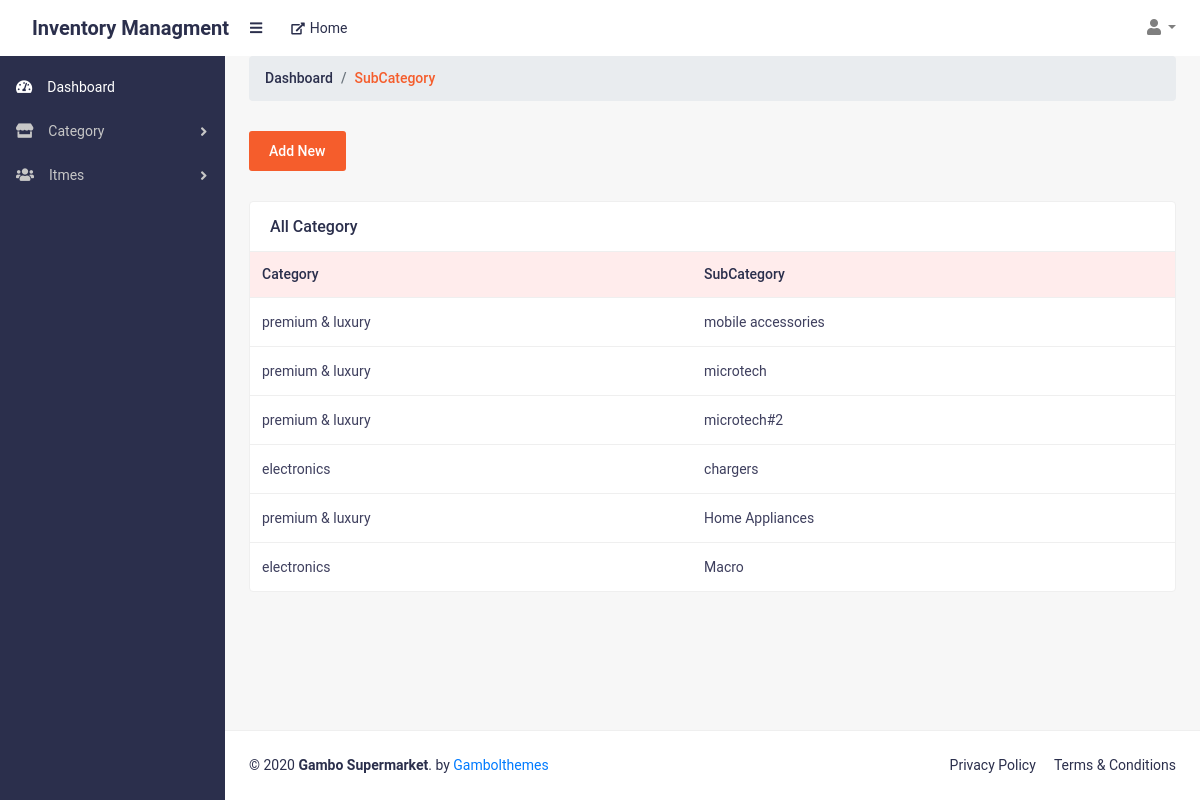
Screenshot of /allSubCategory (signed in) with the database file from the repository.
### web/models.py (models this page shows, shortened)
class subCategory(models.Model):
    sub_Category_Id = models.AutoField(primary_key=True)
    sub_Category_name  = models.CharField(max_length=200, default="",unique=True)
    Category_Id=models.ForeignKey(Category , on_delete=models.SET_NULL,blank=True,null=True)

class Category(models.Model):
    Category_Id = models.AutoField(primary_key=True)
    Category_name  = models.CharField(max_length=200, default="",unique=True)
    Super_Admin_Id=models.ForeignKey(Super_AdminAccount , on_delete=models.SET_NULL,blank=True,null=True)
    def __str__(self):
        return self.Category_name

### web/views.py (the view)
# urls.py: path('allSubCategory',allSubCategory.as_view(),name="allSubCategory"),
class allSubCategory(View):
    def get(self,request):
        try:
            sessionhandle = checkAdminSession(self,request)
            if sessionhandle:
                data = subCategory.objects.all()
                return render(request,'superadmin/subcategory.html',{'data':data})
            return redirect('superadminlogin')
        except:
            return redirect('superadminlogin')

### web/views.py (called while the page is built)
def checkAdminSession(self,request):
    if request.session.has_key('adminid'):
        return True
    else:
        return False

### templates/superadmin/subcategory.html
{% extends 'superadmin/base.html' %}
{% load static %}
{% block body %}
<main>
    <div class="container-fluid">
        <ol class="breadcrumb mb-30">
            <li class="breadcrumb-item"><a href="#">Dashboard</a></li>
            <li class="breadcrumb-item active">SubCategory </li>
        </ol>
        <div class="row justify-content-between">
            <div class="col-lg-12">
                <a href="/addSubCategory" class="add-btn hover-btn">Add New</a>
            </div>
            <div class="col-lg-12 col-md-12">
                <div class="card card-static-2 mt-30 mb-30">
                    <div class="card-title-2">
                        <h4>All Category</h4>
                    </div>
                    <div class="card-body-table">
                        <div class="table-responsive">
                            <table class="table ucp-table table-hover">
                                <thead>
                                    <tr>
                                        <th>Category</th>
                                        <th>SubCategory</th>
                                    </tr>
                                </thead>
                                <tbody>
                                {% for i in data  %}
                                    <tr>
                                        <td>{{i.Category_Id}}</td>
                                        <td>{{i.sub_Category_name}}</td>
                                    </tr>
                                {% endfor %}
                                </tbody>
                            </table>
                        </div>
                    </div>
                </div>
            </div>
        </div>
    </div>
</main>
{% endblock body %}

### static/assets/css/styles.css (style rules this page uses)
html { font-family:roboto,sans-serif!important;line-height:1.15;-webkit-text-size-adjust:100%;-webkit-tap-highlight-color:transparent }
article,aside,figcaption,figure,footer,header,hgroup,main,nav,section { display:block }
body { margin:0;font-family:roboto,sans-serif!important;font-size:1rem;font-weight:400;line-height:1.5;color:#2b2f4c;text-align:left;background-color:#f7f7f7 }
h1,h2,h3,h4,h5,h6 { margin-top:0;margin-bottom:.5rem }
ol,ul,dl { margin-top:0;margin-bottom:1rem }
a { color:#007bff;text-decoration:none;background-color:transparent }
table { border-collapse:collapse }
th { text-align:inherit }
h1,h2,h3,h4,h5,h6,.h1,.h2,.h3,.h4,.h5,.h6 { margin-bottom:.5rem;font-weight:500;line-height:1.2 }
h4,.h4 { font-size:1.5rem }
html,body { height:100% }
.container,.container-fluid,.container-sm,.container-md,.container-lg,.container-xl { padding-left:1.5rem;padding-right:1.5rem }

### static/assets/css/admin-style.css (style rules this page uses)
.container,.container-fluid,.container-sm,.container-md,.container-lg,.container-xl { padding-left:1.5rem!important;padding-right:1.5rem!important }
.mt-30 { margin-top:30px!important }
.mb-30 { margin-bottom:30px!important }
.breadcrumb-item.active { color:#f55d2c!important }
.breadcrumb-item { color:#2b2f4c!important;font-weight:500;font-size:14px }
.breadcrumb-item a { color:#2b2f4c!important }
.card-static-2 { border:1px solid #efefef!important;background:#fff }
.card-title-2 { display:flex;align-items:center;width:100%;margin-bottom:0!important;border-bottom:0;padding:15px 20px }
.card-title-2 h4 { font-size:16px;font-weight:500;color:#2b2f4c;margin-bottom:0!important }
.ucp-table { color:#2b2f4c!important;border:0!important;border-color:#fff!important;margin-bottom:0!important }
.ucp-table thead th { vertical-align:bottom;border-bottom:0!important }
.ucp-table td,.ucp-table th { border-top:1px solid #efefef!important }
.ucp-table thead tr th { color:#2b2f4c;font-size:14px;background-color:#ffecec;font-weight:500 }
.ucp-table td { font-size:14px;font-weight:400;color:#3e3f5e;line-height:24px }
.add-btn { font-size:14px;font-weight:500;color:#fff;background:#f55d2c;padding:10px 20px;display:inline-block;height:40px;border-radius:3px }

### rows the page displays
subCategory: Category_Id "premium & luxury", sub_Category_name "mobile accessories"
subCategory: Category_Id "premium & luxury", sub_Category_name "microtech"
subCategory: Category_Id "premium & luxury", sub_Category_name "microtech#2"
subCategory: Category_Id "electronics", sub_Category_name "chargers"
subCategory: Category_Id "premium & luxury", sub_Category_name "Home Appliances"
subCategory: Category_Id "electronics", sub_Category_name "Macro"
